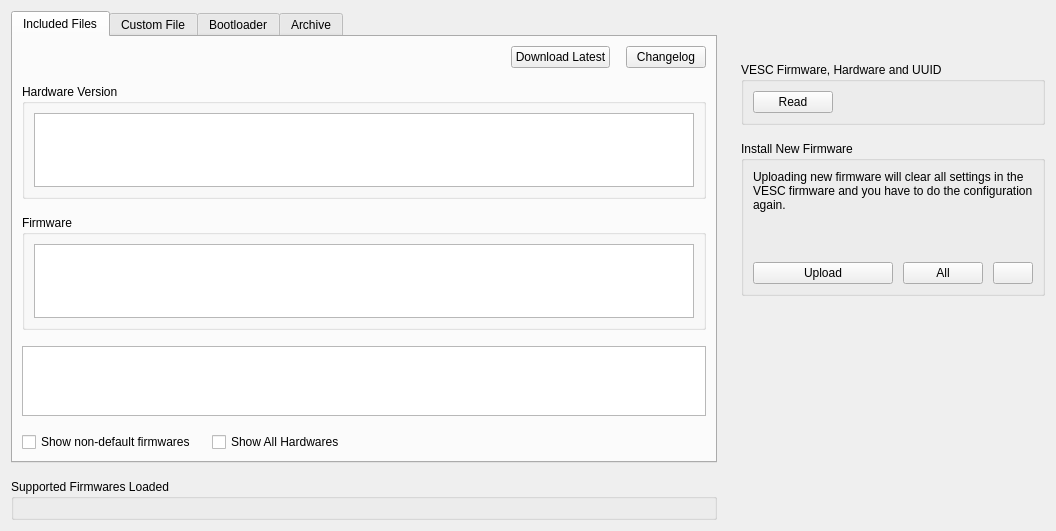
<?xml version="1.0" encoding="UTF-8"?>
<ui version="4.0">
 <class>PageFirmware</class>
 <widget class="QWidget" name="PageFirmware">
  <property name="geometry">
   <rect>
    <x>0</x>
    <y>0</y>
    <width>1056</width>
    <height>531</height>
   </rect>
  </property>
  <property name="windowTitle">
   <string>Form</string>
  </property>
  <layout class="QHBoxLayout" name="horizontalLayout_29" stretch="1,0">
   <property name="spacing">
    <number>24</number>
   </property>
   <item>
    <layout class="QVBoxLayout" name="verticalLayout_28">
     <property name="spacing">
      <number>16</number>
     </property>
     <item>
      <widget class="QTabWidget" name="fwTabWidget">
       <property name="currentIndex">
        <number>0</number>
       </property>
       <widget class="QWidget" name="tab">
        <attribute name="title">
         <string>Included Files</string>
        </attribute>
        <layout class="QVBoxLayout" name="verticalLayout_7">
         <property name="spacing">
          <number>16</number>
         </property>
         <item>
          <layout class="QHBoxLayout" name="horizontalLayout_13">
           <item>
            <widget class="DisplayPercentage" name="displayDlFw" native="true">
             <property name="sizePolicy">
              <sizepolicy hsizetype="MinimumExpanding" vsizetype="Preferred">
               <horstretch>0</horstretch>
               <verstretch>0</verstretch>
              </sizepolicy>
             </property>
            </widget>
           </item>
           <item alignment="Qt::AlignRight">
            <widget class="QPushButton" name="dlFwButton">
             <property name="text">
              <string>Download Latest</string>
             </property>
            </widget>
           </item>
           <item>
            <widget class="QPushButton" name="changelogButton">
             <property name="sizePolicy">
              <sizepolicy hsizetype="Fixed" vsizetype="Fixed">
               <horstretch>0</horstretch>
               <verstretch>0</verstretch>
              </sizepolicy>
             </property>
             <property name="toolTip">
              <string>Show firmware changelog</string>
             </property>
             <property name="icon">
              <iconset resource="../res.qrc">
               <normaloff>:/res/icons/About-96.png</normaloff>:/res/icons/About-96.png</iconset>
             </property>
             <property name="text">
              <string>Changelog</string>
             </property>
            </widget>
           </item>
          </layout>
         </item>
         <item>
          <widget class="QWidget" name="fwWidget" native="true">
           <layout class="QVBoxLayout" name="verticalLayout_3">
            <property name="leftMargin">
             <number>0</number>
            </property>
            <property name="topMargin">
             <number>0</number>
            </property>
            <property name="rightMargin">
             <number>0</number>
            </property>
            <property name="bottomMargin">
             <number>0</number>
            </property>
            <property name="spacing">
             <number>16</number>
            </property>
            <item>
             <widget class="QGroupBox" name="hwBox">
              <property name="title">
               <string>Hardware Version</string>
              </property>
              <property name="flat">
               <bool>true</bool>
              </property>
              <layout class="QVBoxLayout" name="verticalLayout_5">
               <item>
                <widget class="QListWidget" name="hwList">
                 <property name="minimumSize">
                  <size>
                   <width>0</width>
                   <height>36</height>
                  </size>
                 </property>
                 <property name="rows" stdset="0">
                  <bool>true</bool>
                 </property>
                </widget>
               </item>
              </layout>
             </widget>
            </item>
            <item>
             <widget class="QGroupBox" name="fwBox">
              <property name="title">
               <string>Firmware</string>
              </property>
              <property name="flat">
               <bool>true</bool>
              </property>
              <layout class="QVBoxLayout" name="verticalLayout_6">
               <item>
                <widget class="QListWidget" name="fwList">
                 <property name="rows" stdset="0">
                  <bool>true</bool>
                 </property>
                </widget>
               </item>
              </layout>
             </widget>
            </item>
           </layout>
          </widget>
         </item>
         <item>
          <widget class="QTextEdit" name="fwMissingText">
           <property name="readOnly">
            <bool>true</bool>
           </property>
          </widget>
         </item>
         <item>
          <layout class="QHBoxLayout" name="optionsLayout">
           <item>
            <widget class="QCheckBox" name="showNonDefaultBox">
             <property name="toolTip">
              <string>Show firmwares with non-default compilation options</string>
             </property>
             <property name="text">
              <string>Show non-default firmwares</string>
             </property>
            </widget>
           </item>
           <item>
            <widget class="QCheckBox" name="showAllHwBox">
             <property name="toolTip">
              <string>Show firmware for all hardwares. WARNING: Be careful to not upload the wrong firmware as that can damage the hardware!</string>
             </property>
             <property name="text">
              <string>Show All Hardwares</string>
             </property>
            </widget>
           </item>
           <item>
            <spacer name="horizontalSpacer">
             <property name="orientation">
              <enum>Qt::Horizontal</enum>
             </property>
             <property name="sizeHint" stdset="0">
              <size>
               <width>0</width>
               <height>0</height>
              </size>
             </property>
            </spacer>
           </item>
          </layout>
         </item>
        </layout>
       </widget>
       <widget class="QWidget" name="tab_2">
        <attribute name="title">
         <string>Custom File</string>
        </attribute>
        <layout class="QVBoxLayout" name="verticalLayout">
         <property name="spacing">
          <number>16</number>
         </property>
         <item>
          <widget class="QGroupBox" name="customBox">
           <property name="title">
            <string>Custom File</string>
           </property>
           <layout class="QGridLayout" name="gridLayout_8">
            <item row="0" column="0">
             <widget class="QRadioButton" name="useFw1Button">
              <property name="text">
               <string>Use</string>
              </property>
              <property name="checked">
               <bool>true</bool>
              </property>
             </widget>
            </item>
            <item row="0" column="1">
             <widget class="QLineEdit" name="fwEdit">
              <property name="placeholderText">
               <string>No file chosen</string>
              </property>
             </widget>
            </item>
            <item row="0" column="2">
             <widget class="QPushButton" name="chooseButton">
              <property name="sizePolicy">
               <sizepolicy hsizetype="Fixed" vsizetype="Fixed">
                <horstretch>0</horstretch>
                <verstretch>0</verstretch>
               </sizepolicy>
              </property>
              <property name="toolTip">
               <string>Choose file...</string>
              </property>
              <property name="text">
               <string/>
              </property>
              <property name="icon">
               <iconset resource="../res.qrc">
                <normaloff>:/res/icons/Open Folder-96.png</normaloff>:/res/icons/Open Folder-96.png</iconset>
              </property>
             </widget>
            </item>
            <item row="1" column="0">
             <widget class="QRadioButton" name="useFw2Button">
              <property name="text">
               <string>Use</string>
              </property>
             </widget>
            </item>
            <item row="1" column="1">
             <widget class="QLineEdit" name="fw2Edit">
              <property name="placeholderText">
               <string>No file chosen</string>
              </property>
             </widget>
            </item>
            <item row="1" column="2">
             <widget class="QPushButton" name="choose2Button">
              <property name="sizePolicy">
               <sizepolicy hsizetype="Fixed" vsizetype="Fixed">
                <horstretch>0</horstretch>
                <verstretch>0</verstretch>
               </sizepolicy>
              </property>
              <property name="toolTip">
               <string>Choose file...</string>
              </property>
              <property name="text">
               <string/>
              </property>
              <property name="icon">
               <iconset resource="../res.qrc">
                <normaloff>:/res/icons/Open Folder-96.png</normaloff>:/res/icons/Open Folder-96.png</iconset>
              </property>
             </widget>
            </item>
            <item row="2" column="0">
             <widget class="QRadioButton" name="useFw3Button">
              <property name="text">
               <string>Use</string>
              </property>
             </widget>
            </item>
            <item row="2" column="1">
             <widget class="QLineEdit" name="fw3Edit">
              <property name="placeholderText">
               <string>No file chosen</string>
              </property>
             </widget>
            </item>
            <item row="2" column="2">
             <widget class="QPushButton" name="choose3Button">
              <property name="sizePolicy">
               <sizepolicy hsizetype="Fixed" vsizetype="Fixed">
                <horstretch>0</horstretch>
                <verstretch>0</verstretch>
               </sizepolicy>
              </property>
              <property name="toolTip">
               <string>Choose file...</string>
              </property>
              <property name="text">
               <string/>
              </property>
              <property name="icon">
               <iconset resource="../res.qrc">
                <normaloff>:/res/icons/Open Folder-96.png</normaloff>:/res/icons/Open Folder-96.png</iconset>
              </property>
             </widget>
            </item>
            <item row="3" column="0">
             <widget class="QRadioButton" name="useFw4Button">
              <property name="text">
               <string>Use</string>
              </property>
             </widget>
            </item>
            <item row="3" column="1">
             <widget class="QLineEdit" name="fw4Edit">
              <property name="placeholderText">
               <string>No file chosen</string>
              </property>
             </widget>
            </item>
            <item row="3" column="2">
             <widget class="QPushButton" name="choose4Button">
              <property name="sizePolicy">
               <sizepolicy hsizetype="Fixed" vsizetype="Fixed">
                <horstretch>0</horstretch>
                <verstretch>0</verstretch>
               </sizepolicy>
              </property>
              <property name="toolTip">
               <string>Choose file...</string>
              </property>
              <property name="text">
               <string/>
              </property>
              <property name="icon">
               <iconset resource="../res.qrc">
                <normaloff>:/res/icons/Open Folder-96.png</normaloff>:/res/icons/Open Folder-96.png</iconset>
              </property>
             </widget>
            </item>
           </layout>
          </widget>
         </item>
         <item>
          <widget class="QCheckBox" name="fwCustomBlBox">
           <property name="toolTip">
            <string>Upload bootloader before uploading firmware</string>
           </property>
           <property name="text">
            <string>Upload Bootloader</string>
           </property>
           <property name="checked">
            <bool>true</bool>
           </property>
          </widget>
         </item>
         <item>
          <spacer name="verticalSpacer">
           <property name="orientation">
            <enum>Qt::Vertical</enum>
           </property>
           <property name="sizeHint" stdset="0">
            <size>
             <width>0</width>
             <height>0</height>
            </size>
           </property>
          </spacer>
         </item>
        </layout>
       </widget>
       <widget class="QWidget" name="tab_3">
        <attribute name="title">
         <string>Bootloader</string>
        </attribute>
        <layout class="QVBoxLayout" name="verticalLayout_8">
         <property name="spacing">
          <number>16</number>
         </property>
         <item>
          <widget class="QGroupBox" name="blBox">
           <property name="title">
            <string>Bootloader</string>
           </property>
           <property name="flat">
            <bool>true</bool>
           </property>
           <layout class="QVBoxLayout" name="verticalLayout_12">
            <item>
             <widget class="QListWidget" name="blList">
              <property name="sizePolicy">
               <sizepolicy hsizetype="Expanding" vsizetype="Maximum">
                <horstretch>0</horstretch>
                <verstretch>0</verstretch>
               </sizepolicy>
              </property>
              <property name="horizontalScrollBarPolicy">
               <enum>Qt::ScrollBarAlwaysOff</enum>
              </property>
              <property name="wordWrap">
               <bool>true</bool>
              </property>
              <property name="rows" stdset="0">
               <bool>true</bool>
              </property>
             </widget>
            </item>
           </layout>
          </widget>
         </item>
         <item>
          <spacer name="spacer_12">
           <property name="orientation">
            <enum>Qt::Vertical</enum>
           </property>
           <property name="sizeHint" stdset="0">
            <size>
             <width>0</width>
             <height>0</height>
            </size>
           </property>
          </spacer>
         </item>
        </layout>
       </widget>
       <widget class="QWidget" name="tab_4">
        <attribute name="title">
         <string>Archive</string>
        </attribute>
        <layout class="QVBoxLayout" name="verticalLayout_11" stretch="0,0,1,0">
         <property name="spacing">
          <number>16</number>
         </property>
         <item>
          <layout class="QHBoxLayout" name="horizontalLayout_4">
           <item>
            <widget class="DisplayPercentage" name="displayDl" native="true">
             <property name="sizePolicy">
              <sizepolicy hsizetype="MinimumExpanding" vsizetype="Preferred">
               <horstretch>0</horstretch>
               <verstretch>0</verstretch>
              </sizepolicy>
             </property>
            </widget>
           </item>
           <item alignment="Qt::AlignRight">
            <widget class="QPushButton" name="dlArchiveButton">
             <property name="text">
              <string>Download Archive</string>
             </property>
            </widget>
           </item>
          </layout>
         </item>
         <item>
          <widget class="QGroupBox" name="archVersionBox">
           <property name="title">
            <string>Firmware Version</string>
           </property>
           <property name="flat">
            <bool>true</bool>
           </property>
           <layout class="QVBoxLayout" name="verticalLayout_9">
            <item>
             <widget class="QListWidget" name="archVersionList">
              <property name="flow">
               <enum>QListView::LeftToRight</enum>
              </property>
              <property name="wrapping">
               <bool>true</bool>
              </property>
              <property name="resizeMode">
               <enum>QListView::Adjust</enum>
              </property>
              <property name="spacing">
               <number>0</number>
              </property>
              <property name="grid" stdset="0">
               <bool>true</bool>
              </property>
              <property name="minimumSize">
               <size>
                <width>0</width>
                <height>36</height>
               </size>
              </property>
              <property name="maximumSize">
               <size>
                <width>16777215</width>
                <height>120</height>
               </size>
              </property>
             </widget>
            </item>
           </layout>
          </widget>
         </item>
         <item>
          <widget class="QGroupBox" name="archFwBox">
           <property name="title">
            <string>File</string>
           </property>
           <property name="flat">
            <bool>true</bool>
           </property>
           <layout class="QVBoxLayout" name="verticalLayout_10">
            <item>
             <widget class="QListWidget" name="archFwList">
              <property name="rows" stdset="0">
               <bool>true</bool>
              </property>
             </widget>
            </item>
           </layout>
          </widget>
         </item>
         <item>
          <layout class="QHBoxLayout" name="archOptionsLayout">
           <item>
            <widget class="QCheckBox" name="showNonDefaultArchBox">
             <property name="toolTip">
              <string>Show firmwares with non-default compilation options</string>
             </property>
             <property name="text">
              <string>Show non-default firmwares</string>
             </property>
            </widget>
           </item>
           <item>
            <widget class="QCheckBox" name="showAllHwArchBox">
             <property name="toolTip">
              <string>Show firmware for all hardwares. WARNING: Be careful to not upload the wrong firmware as that can damage the hardware!</string>
             </property>
             <property name="text">
              <string>Show All Hardwares</string>
             </property>
            </widget>
           </item>
           <item>
            <spacer name="horizontalSpacer_2">
             <property name="orientation">
              <enum>Qt::Horizontal</enum>
             </property>
             <property name="sizeHint" stdset="0">
              <size>
               <width>0</width>
               <height>0</height>
              </size>
             </property>
            </spacer>
           </item>
          </layout>
         </item>
        </layout>
       </widget>
      </widget>
     </item>
     <item>
      <widget class="QGroupBox" name="groupBox_3">
       <property name="title">
        <string>Supported Firmwares Loaded</string>
       </property>
       <layout class="QHBoxLayout" name="supportedLayout">
        <property name="spacing">
         <number>6</number>
        </property>
       </layout>
      </widget>
     </item>
    </layout>
   </item>
   <item>
    <layout class="QVBoxLayout" name="verticalLayout_26">
     <property name="spacing">
      <number>16</number>
     </property>
     <item>
      <spacer name="topSpacer">
       <property name="orientation">
        <enum>Qt::Vertical</enum>
       </property>
       <property name="sizeType">
        <enum>QSizePolicy::Preferred</enum>
       </property>
       <property name="sizeHint" stdset="0">
        <size>
         <width>0</width>
         <height>51</height>
        </size>
       </property>
      </spacer>
     </item>
     <item>
      <widget class="QGroupBox" name="groupBox_2">
       <property name="title">
        <string>VESC Firmware, Hardware and UUID</string>
       </property>
       <property name="minimumSize">
        <size>
         <width>280</width>
         <height>0</height>
        </size>
       </property>
       <property name="maximumSize">
        <size>
         <width>320</width>
         <height>16777215</height>
        </size>
       </property>
       <layout class="QVBoxLayout" name="verticalLayout_21">
        <item>
         <layout class="QGridLayout" name="currentLayout">
          <property name="horizontalSpacing">
           <number>16</number>
          </property>
          <property name="verticalSpacing">
           <number>0</number>
          </property>
         </layout>
        </item>
        <item>
         <layout class="QHBoxLayout" name="horizontalLayout">
          <item>
           <widget class="QPushButton" name="readVersionButton">
            <property name="sizePolicy">
             <sizepolicy hsizetype="Fixed" vsizetype="Fixed">
              <horstretch>0</horstretch>
              <verstretch>0</verstretch>
             </sizepolicy>
            </property>
            <property name="toolTip">
             <string>Read firmware version</string>
            </property>
            <property name="icon">
             <iconset resource="../res.qrc">
              <normaloff>:/res/icons/Upload-96.png</normaloff>:/res/icons/Upload-96.png</iconset>
            </property>
            <property name="text">
             <string>Read</string>
            </property>
           </widget>
          </item>
          <item>
           <spacer name="spacer_20">
            <property name="orientation">
             <enum>Qt::Horizontal</enum>
            </property>
            <property name="sizeHint" stdset="0">
             <size>
              <width>0</width>
              <height>0</height>
             </size>
            </property>
           </spacer>
          </item>
         </layout>
        </item>
       </layout>
      </widget>
     </item>
     <item>
      <widget class="QGroupBox" name="groupBox">
       <property name="title">
        <string>Install New Firmware</string>
       </property>
       <property name="maximumSize">
        <size>
         <width>320</width>
         <height>16777215</height>
        </size>
       </property>
       <layout class="QVBoxLayout" name="verticalLayout_24">
        <property name="spacing">
         <number>10</number>
        </property>
        <item>
         <widget class="QLabel" name="warningLabel">
          <property name="text">
           <string>Uploading new firmware will clear all settings in the VESC firmware and you have to do the configuration again.</string>
          </property>
          <property name="wordWrap">
           <bool>true</bool>
          </property>
          <property name="warning" stdset="0">
           <bool>true</bool>
          </property>
         </widget>
        </item>
        <item>
         <widget class="DisplayPercentage" name="display" native="true">
          <property name="minimumSize">
           <size>
            <width>0</width>
            <height>30</height>
           </size>
          </property>
         </widget>
        </item>
        <item>
         <layout class="QHBoxLayout" name="horizontalLayout_3">
          <item>
           <widget class="QPushButton" name="uploadButton">
            <property name="sizePolicy">
             <sizepolicy hsizetype="Expanding" vsizetype="Fixed">
              <horstretch>0</horstretch>
              <verstretch>0</verstretch>
             </sizepolicy>
            </property>
            <property name="toolTip">
             <string>Update firmware on the connected VESC</string>
            </property>
            <property name="icon">
             <iconset resource="../res.qrc">
              <normaloff>:/res/icons/Download-96.png</normaloff>:/res/icons/Download-96.png</iconset>
            </property>
            <property name="text">
             <string>Upload</string>
            </property>
            <property name="primary" stdset="0">
             <bool>true</bool>
            </property>
           </widget>
          </item>
          <item>
           <widget class="QPushButton" name="uploadAllButton">
            <property name="sizePolicy">
             <sizepolicy hsizetype="Fixed" vsizetype="Fixed">
              <horstretch>0</horstretch>
              <verstretch>0</verstretch>
             </sizepolicy>
            </property>
            <property name="toolTip">
             <string>&lt;html&gt;&lt;head/&gt;&lt;body&gt;&lt;p&gt;Upload firmware to the connected VESC, as well as to the VESCs connected over CAN-bus. Only available in FW3.45+.&lt;/p&gt;&lt;p&gt;&lt;br/&gt;&lt;/p&gt;&lt;p&gt;&lt;span style=&quot; color:#cc0000;&quot;&gt;WARNING&lt;/span&gt;: This function should &lt;span style=&quot; font-weight:600;&quot;&gt;only&lt;/span&gt; be used if all VESCs on the CAN-bus have the same hardware version. Otherwise, the firmware has to be updated on them individually.&lt;/p&gt;&lt;/body&gt;&lt;/html&gt;</string>
            </property>
            <property name="text">
             <string>All</string>
            </property>
            <property name="icon">
             <iconset resource="../res.qrc">
              <normaloff>:/res/icons/Download-96.png</normaloff>:/res/icons/Download-96.png</iconset>
            </property>
           </widget>
          </item>
          <item>
           <widget class="QPushButton" name="cancelButton">
            <property name="sizePolicy">
             <sizepolicy hsizetype="Fixed" vsizetype="Fixed">
              <horstretch>0</horstretch>
              <verstretch>0</verstretch>
             </sizepolicy>
            </property>
            <property name="toolTip">
             <string>Cancel upload</string>
            </property>
            <property name="text">
             <string/>
            </property>
            <property name="icon">
             <iconset resource="../res.qrc">
              <normaloff>:/res/icons/Cancel-96.png</normaloff>:/res/icons/Cancel-96.png</iconset>
            </property>
           </widget>
          </item>
         </layout>
        </item>
       </layout>
      </widget>
     </item>
     <item>
      <spacer name="spacer_27">
       <property name="orientation">
        <enum>Qt::Vertical</enum>
       </property>
       <property name="sizeHint" stdset="0">
        <size>
         <width>0</width>
         <height>0</height>
        </size>
       </property>
      </spacer>
     </item>
    </layout>
   </item>
  </layout>
 </widget>
 <customwidgets>
  <customwidget>
   <class>DisplayPercentage</class>
   <extends>QWidget</extends>
   <header>widgets/displaypercentage.h</header>
   <container>1</container>
  </customwidget>
 </customwidgets>
 <resources>
  <include location="../res.qrc"/>
 </resources>
 <connections/>
</ui>
